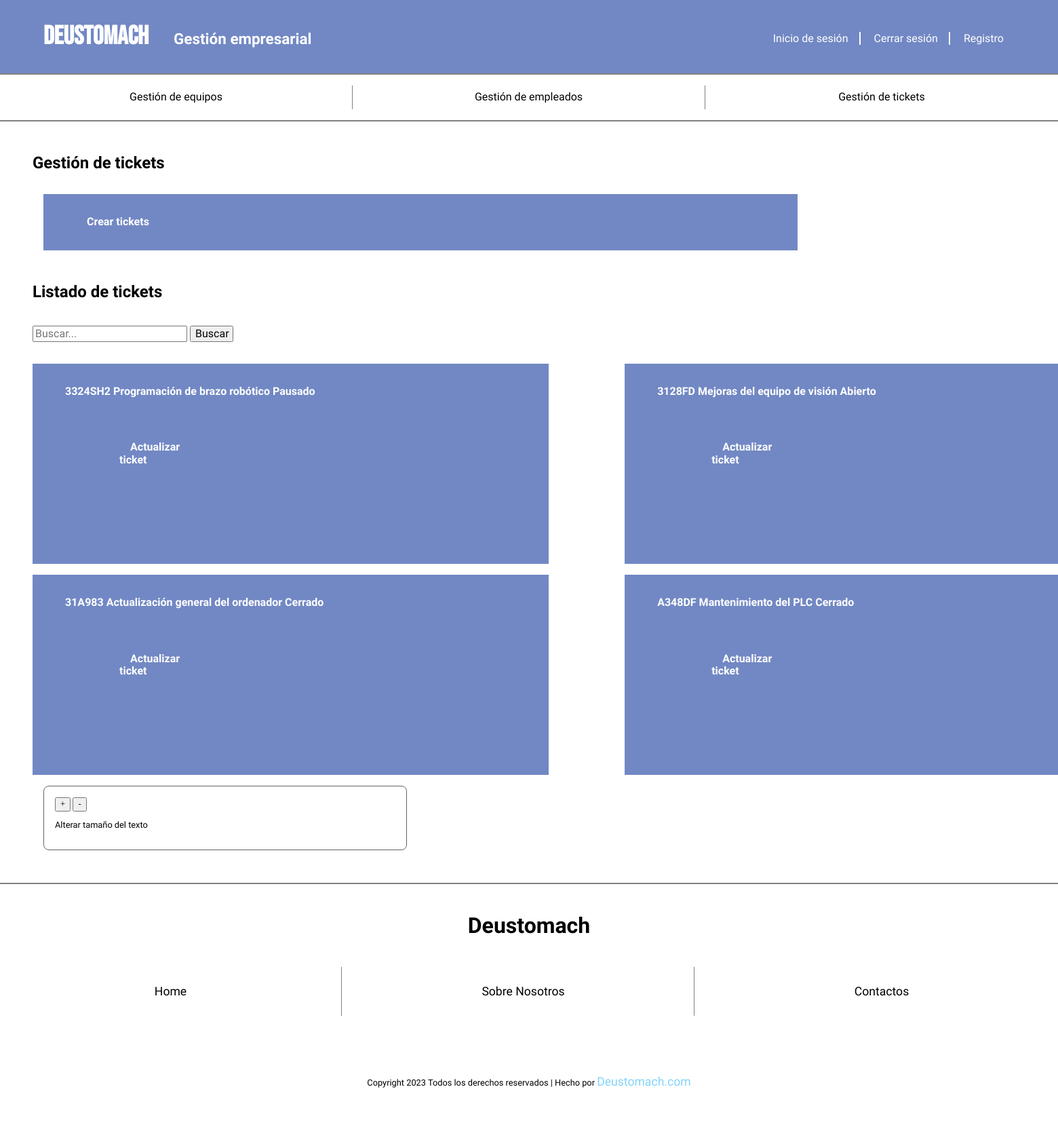
The app's page /appDeustomachGestion/tickets-menu, older data.
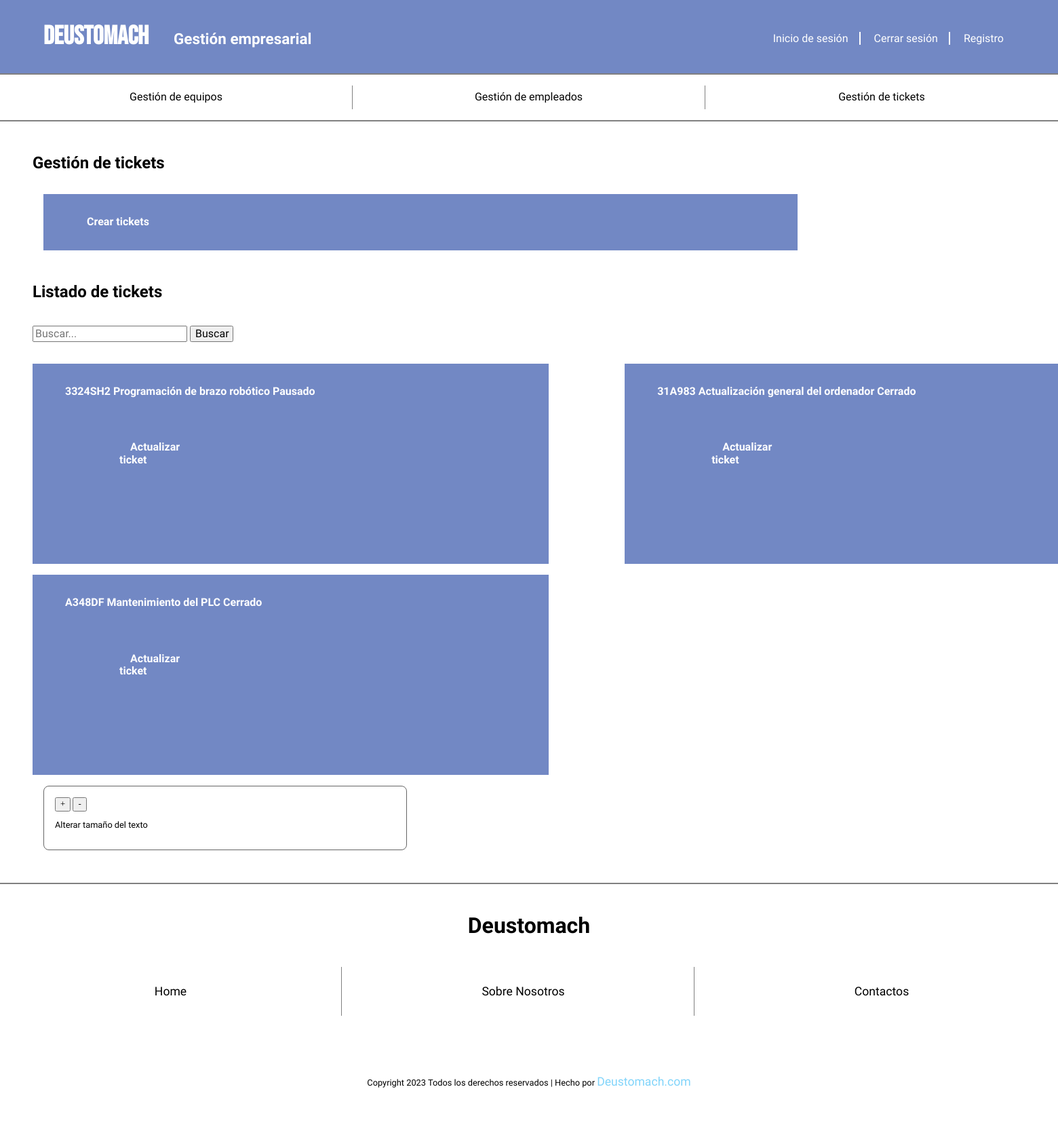
The same page, newer data.
### appDeustomachGestion/models.py (models this page shows, shortened)
class Ticket(models.Model):
    NIVEL_URGENCIA = [
        ('Baja', 'Baja'),
        ('Media', 'Media'),
        ('Alta', 'Alta')
    ]
    ESTADO_TICKET = [
        ('Abierto', 'Abierto'),
        ('Cerrado', 'Cerrado'),
        ('Pausado', 'Pausado')
    ]
    numero_referencia = models.CharField(max_length=50, unique=True)
    titulo = models.CharField(max_length=100)
    descripcion_detallada = models.TextField()
    fecha_apertura = models.DateField()
    fecha_resolucion = models.DateField(null=True, blank=True)
    nivel_urgencia = models.CharField(max_length=50, choices=NIVEL_URGENCIA, default='Baja')
    tipo_ticket = models.CharField(max_length=50)
    estado_ticket = models.CharField(max_length=50, choices=ESTADO_TICKET, default='Abierto')
    empleado_asignado = models.ForeignKey(Empleado, on_delete=models.CASCADE)
    equipo_asignado = models.ForeignKey(Equipo, on_delete=models.CASCADE)
    comentarios = models.TextField(null=True, blank=True)
    created = models.DateTimeField(default=timezone.now)
    updated = models.DateTimeField(auto_now=True)
    class Meta:
        verbose_name_plural = "tickets"
        verbose_name = "ticket"
        ordering = ["-created"]

### appDeustomachGestion/views.py (the view)
# urls.py: path('tickets-menu', listar_tickets, name='tickets'),
def listar_tickets(request):
    busqueda = request.POST.get("buscar")
    tickets = Ticket.objects.all()
    if busqueda:
        tickets = Ticket.objects.filter(
            Q(numero_referencia__icontains=busqueda) |
            Q(titulo__icontains=busqueda)
        ).distinct()
    return render(request, "appDeustomachGestionTickets/tickets_menu.html", {"tickets": tickets})

### templates/appDeustomachGestionTickets/tickets_menu.html (shortened to what this page needs)
{% extends 'base.html' %}
{% block contenido %}
   <main class="tickets-menu">
       <h2>Gestión de tickets</h2>
       <section class="gestion-tickets">
           <div class="box-tickets-create">
               <a href="{% url 'tickets_create' %}">Crear tickets</a>
           </div>
           <h2>Listado de tickets</h2>
           <div class="box-busqueda">
                <form  METHOD="POST">
                    <div class="busqueda">
                        <input type="text" placeholder="Buscar..." name="buscar" value="{{ request.POST.buscar }}" >
                        <button type="submit"> Buscar
                        </button>
                    </div>
                </form>
            </div>
           <div class="tickets-grid">
               {% if tickets %}
                    {% for ticket in tickets %}
                        <div class="box-tickets-item">
                            <a href="{% url 'tickets_show' ticket.id %}">
                                {{ ticket.numero_referencia }} {{ ticket.titulo }} {{ ticket.estado_ticket }}
                            </a>
                            <div class="box-tickets-update">
                                <a href="{% url 'tickets_update' pk=ticket.pk %}">Actualizar ticket</a>
                            </div>
                        </div>
                   {% endfor %}
               {% else %}
                     <p>No hay tickets creados.</p>
                {% endif %}
           </div>
       </section>
   </main>
{% endblock %}

Row changes from the older to the newer data that the page shows:
removed Ticket: numero_referencia "3128FD", titulo "Mejoras del equipo de visión", estado_ticket "Abierto"
